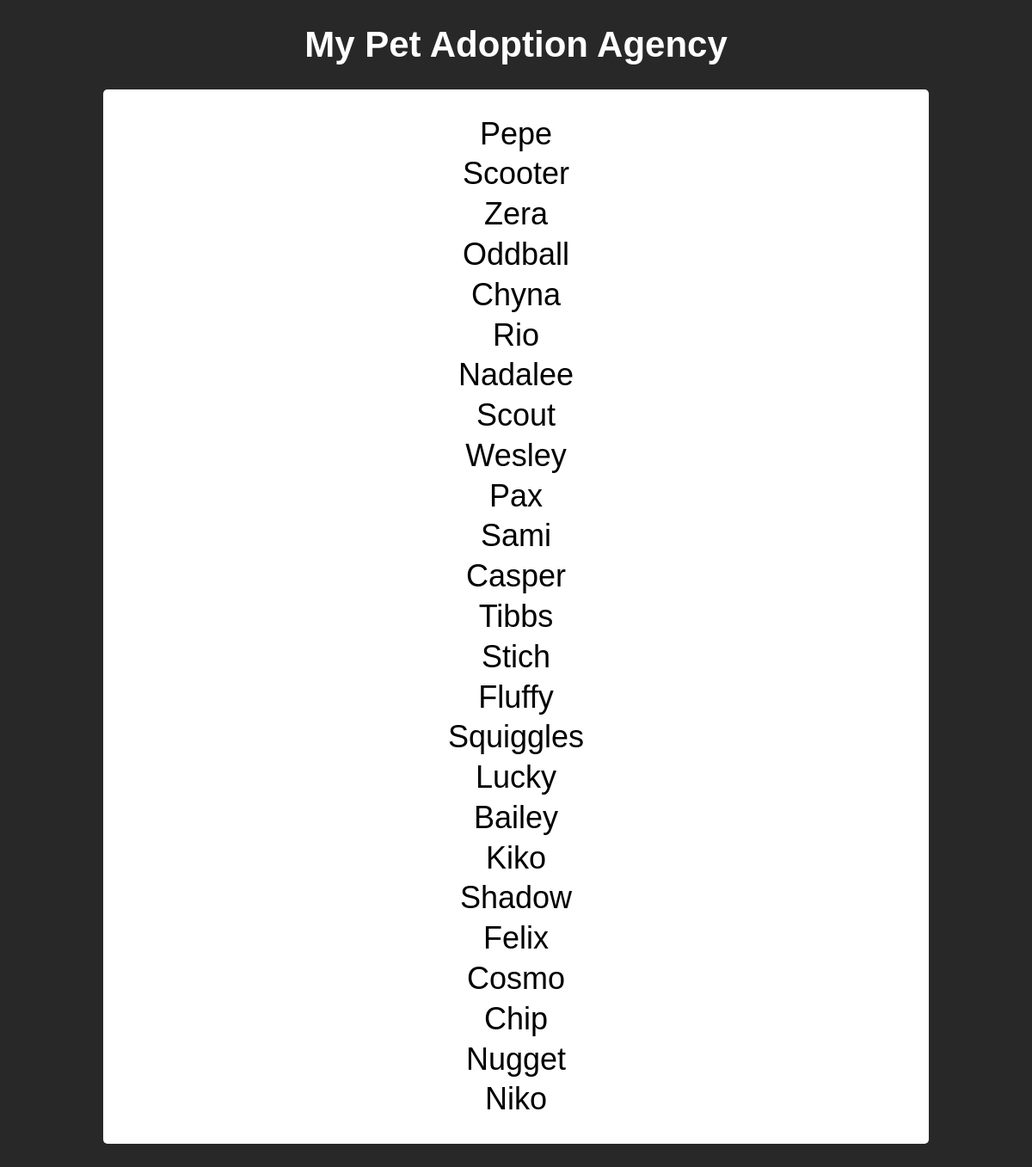
The page / on the database its author committed.
### firstApp/models.py (models this page shows)
class Pet(models.Model):
    sexChoices = [('M', 'Male'), ('F', 'Female')]
    name = models.CharField(max_length=100)
    submitter = models.CharField(max_length=100)
    species = models.CharField(max_length=30)
    breed = models.CharField(max_length=30, blank=True)
    description = models.TextField()
    sex = models.CharField(max_length=1, choices=sexChoices, blank=True)
    age = models.IntegerField()
    submissionDate =models.DateTimeField()
    vaccinations = models.ManyToManyField('Vaccine', blank = True)

### firstApp/views.py (the view)
# urls.py: 2. Add a URL to urlpatterns:  path('', views.home, name='home')
def home(request):
    pets = Pet.objects.all()
    return render(request, 'home.html',{'pets':pets,})

### firstApp/templates/home.html (shortened to what this page needs)
{%extends "base.html"%}
{%block content%}
<ul>
    {% for pet in pets %}
    <li>
        <a href="{% url 'pet_detail' pet.id %}">{{pet.name|capfirst}}</a>
    </li>
    {% endfor %}
</ul>
{%endblock%}

### static/style.css (style rules this page uses)
* { font-family: Arial, Helvetica, sans-serif; }
body { width: 80%; margin-left: 10%; }
a { color: black; font-size: 3vw; text-decoration: none; width: 100%; display: block; border-radius: 3px; }
li { padding-top: 0.2vw; padding-bottom: 0.2vw; text-align: center; }
ul { list-style: none; padding: 0; }

### rows shown on the page
Pet: name "Pepe"
Pet: name "Scooter"
Pet: name "Zera"
Pet: name "Oddball"
Pet: name "Chyna"
Pet: name "Rio"
Pet: name "Nadalee"
Pet: name "Scout"
Pet: name "Wesley"
Pet: name "Pax"
Pet: name "Sami"
Pet: name "Casper"
Pet: name "Tibbs"
Pet: name "Stich"
Pet: name "Fluffy"
Pet: name "Squiggles"
Pet: name "Lucky"
Pet: name "Bailey"
Pet: name "Kiko"
Pet: name "Shadow"
Pet: name "Felix"
Pet: name "Cosmo"
Pet: name "Chip"
Pet: name "Nugget"
Pet: name "Niko"
